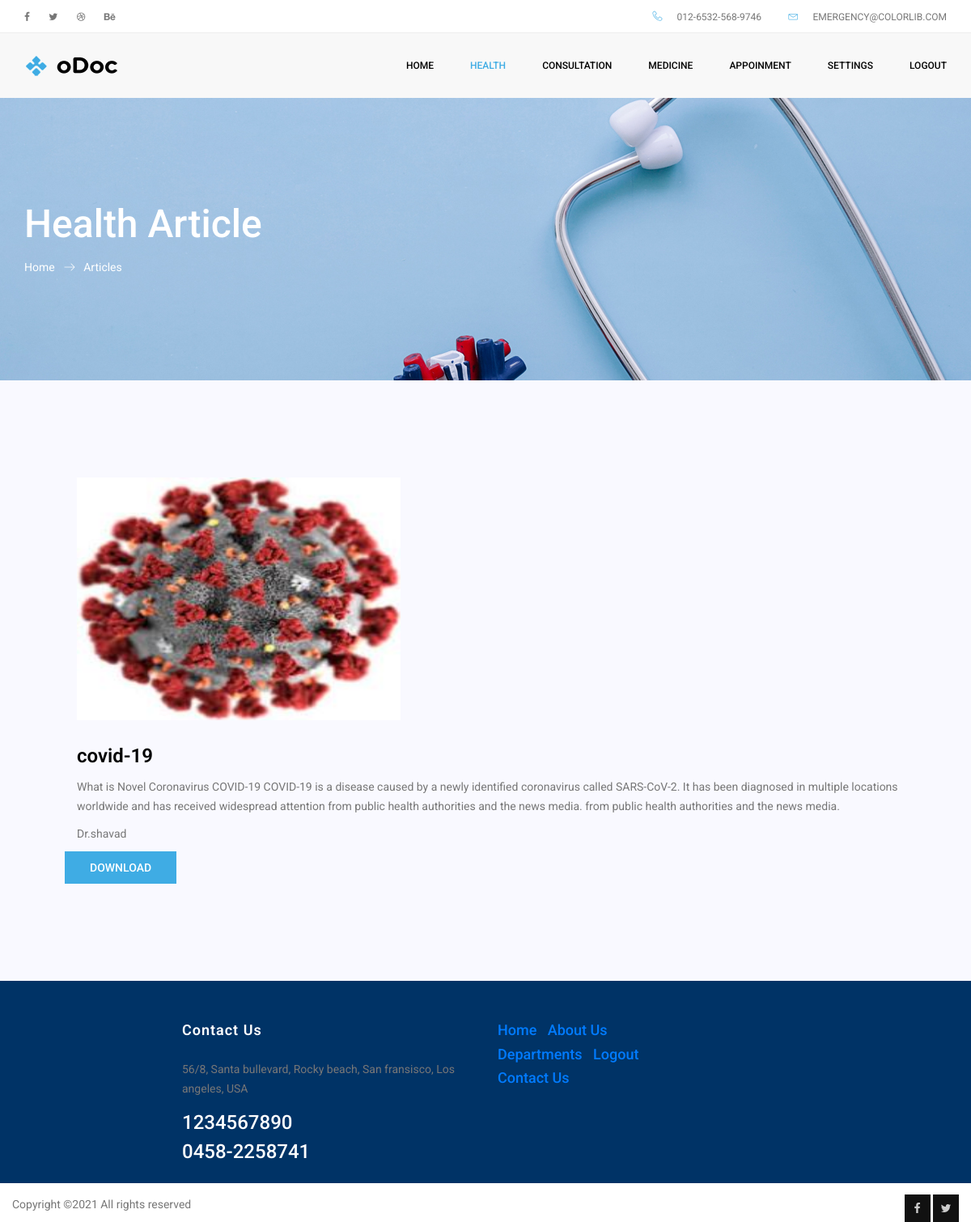
The app's page /patient/readmore.php?id=3 with its own data.
### tables this page shows
CREATE TABLE `article` (
  `aid` int(11) NOT NULL,
  `did` int(11) NOT NULL,
  `date` date NOT NULL,
  `title` varchar(50) NOT NULL,
  `description` varchar(1000) NOT NULL,
  `image` varchar(500) NOT NULL
);

CREATE TABLE `doctor_registration` (
  `id` int(11) NOT NULL,
  `name` varchar(30) NOT NULL,
  `specialization` varchar(30) NOT NULL,
  `age` int(11) NOT NULL,
  `gender` varchar(30) NOT NULL,
  `address` varchar(30) NOT NULL,
  `phone number` int(11) NOT NULL,
  `email` varchar(30) NOT NULL,
  `upload_certificate` varchar(30) NOT NULL,
  `image` varchar(500) NOT NULL,
  `qualification` varchar(20) NOT NULL,
  `username` varchar(20) NOT NULL,
  `password` varchar(30) NOT NULL,
  `status` varchar(20) NOT NULL
);

### patient/readmore.php (the view, shortened to what this page needs)
<!doctype html>
<html lang="en">
<head>
    <link rel="stylesheet" href="../css/bootstrap.css">
    <link rel="stylesheet" href="../vendors/linericon/style.css">
    <link rel="stylesheet" href="../css/font-awesome.min.css">
    <link rel="stylesheet" href="../vendors/owl-carousel/owl.carousel.min.css">
    <link rel="stylesheet" href="../vendors/lightbox/simpleLightbox.css">
    <link rel="stylesheet" href="../vendors/nice-select/css/nice-select.css">
    <link rel="stylesheet" href="../vendors/animate-css/animate.css">
    <link rel="stylesheet" href="../css/style.css">
    <link rel="stylesheet" href="../css/responsive.css">
</head>
<body>
    <section class="banner_area">
        <div class="banner_inner d-flex align-items-center">
            <div class="container">
                <div class="banner_content text-left">
                    <h2>Health Article</h2>
                    <div class="page_link">
                        <a href="patient_home.php">Home</a>
                        <a href="healtharticle.php">Articles</a>
                    </div>
                </div>
            </div>
        </div>
    </section>
    <?php
$con=mysqli_connect("localhost","root","","find_my_doctor");
$a=$_GET['id'];
$b="SELECT * FROM `article` WHERE aid='$a'";
$e=mysqli_query($con,$b);
if($r=mysqli_fetch_array($e))
{
?>
    <form method="post">
    <section class="blog_area single-post-area p_120">
        <div class="container">
            <div class="row">
                <div class="col-lg-12 posts-list">
                    <div class="single-post row" style="margin-left:50px"><?php
                    $c="SELECT * FROM `article` WHERE aid='$a' ";
							$ex=mysqli_query($con,$c);
							while($q=mysqli_fetch_array($ex))
							{
							?>
                            <div class="col-lg-12" >
                            <div class="feature-img" >
                                <img class="img-fluid" src="../image/<?php echo $q['image'];?>" style="height:300px; width:400px"  alt="">
                            </div>
                        </div>
							<?php
							}
							?>
                        <div class="col-lg-12 blog_details">
                            <h2><?php echo $r[3];?></h2>
                            <p class="excert">
                                <?php echo $r[4];?>
                            </p>
                            <?php
							$did=$r[1];
							$d="SELECT * FROM `doctor_registration` WHERE id='$did'";
							$x=mysqli_query($con,$d);
							if($m=mysqli_fetch_array($x))
							{
							?>
                            <p>Dr.<?php echo $m[1];?></p>
                        </div>
                        <input type="submit" value="DOWNLOAD"  name="DOWNLOAD" class="btn submit_btn">
                        </div>
                    </div>
            </div>
        </div>
    </section></form>
    <?php
	}
	}?>
	<header class="header_area">
		<div class="top_menu row m0">
			<div class="container">
				<div class="float-left">
					<ul class="left_side">
						<li>
							<a href="login.html">
								<i class="fa fa-facebook-f"></i>
							</a>
						</li>
						<li>
							<a href="login.html">
								<i class="fa fa-twitter"></i>
							</a>
						</li>
						<li>
							<a href="login.html">
								<i class="fa fa-dribbble"></i>
							</a>
						</li>
						<li>
							<a href="login.html">
								<i class="fa fa-behance"></i>
							</a>
						</li>
					</ul>
				</div>
				<div class="float-right">
					<ul class="right_side">
						<li>
							<a href="login.html">
								<i class="lnr lnr-phone-handset"></i>
								012-6532-568-9746
							</a>
						</li>
						<li>
							<a href="#">
								<i class="lnr lnr-envelope"></i>
								emergency@colorlib.com
							</a>
						</li>
					</ul>
				</div>
			</div>
		</div>
		<div class="main_menu">
			<nav class="navbar navbar-expand-lg navbar-light">
				<div class="container">
					<a class="navbar-brand logo_h" href="index.html">
						<img src="../img/logo1.png" alt="">
					</a>
					<div class="collapse navbar-collapse offset" id="navbarSupportedContent">
						<div class="row ml-0 w-100">
							<div class="col-lg-12 pr-0">
								<ul class="nav navbar-nav center_nav pull-right">
									<li class="nav-item " >
										<a class="nav-link" href="patient_home.php">Home</a>
									</li><li class="nav-item submenu dropdown active">
										<a href="#" class="nav-link dropdown-toggle" data-toggle="dropdown" role="button" aria-haspopup="true" aria-expanded="false">health</a>
									</li>
                                    <li class="nav-item submenu dropdown">
										<a href="#" class="nav-link dropdown-toggle" data-toggle="dropdown" role="button" aria-haspopup="true" aria-expanded="false">consultation</a>
									</li>
                                    <li class="nav-item submenu dropdown">
										<a href="#" class="nav-link dropdown-toggle" data-toggle="dropdown" role="button" aria-haspopup="true" aria-expanded="false">medicine</a>
									</li>
									 <li class="nav-item submenu dropdown">
										<a href="#" class="nav-link dropdown-toggle" data-toggle="dropdown" role="button" aria-haspopup="true" aria-expanded="false">Appoinment</a>
									</li>
                                    <li class="nav-item submenu dropdown">
										<a href="#" class="nav-link dropdown-toggle" data-toggle="dropdown" role="button" aria-haspopup="true" aria-expanded="false">Settings</a>
									</li>
									<li class="nav-item ">
										<a class="nav-link" href="../logout.php">logout</a>
									</li>
								</ul>
							</div>
						</div>
					</div>
				</div>
			</nav>
		</div>
	</header>
 <footer class="footer-area section_gap">
		<div class="container" style="height:150px">
			<div class="row">
				<div class="col-lg-2  col-md-6">
				</div>
				<div class="col-lg-4  col-md-6">
					<div class="single-footer-widget mail-chimp">
						<h6 class="mb-20">Contact Us</h6>
						<p>
							56/8, Santa bullevard, Rocky beach, San fransisco, Los angeles, USA
						</p>
						<h3>1234567890</h3>
						<h3>0458-2258741</h3>
					</div>
				</div>
				<div class="col-lg-6  col-md-12">
					<div class="single-footer-widget newsletter">
						<h4><a href="../index.php">Home</a>&nbsp;&nbsp;&nbsp;<a href="../about.php">About Us</a></h4>
                        <h4><a href="../department.php">Departments</a>&nbsp;&nbsp;&nbsp;<a href="../logout.php">Logout</a></h4>
                        <h4><a href="../contact.php">Contact Us</a></h4>
					</div>
				</div>
			</div>
			<div class="row footer-bottom d-flex justify-content-between" style="margin-top:-50px">
				<p class=" footer-text m-0">
Copyright &copy;<script>document.write(new Date().getFullYear());</script> All rights reserved
				</p>
				<div class=" footer-social" style="margin-left:100px">
					<a href="#">
						<i class="fa fa-facebook"></i>
					</a>
					<a href="#">
						<i class="fa fa-twitter"></i>
					</a>
				</div>
			</div>
		</div>
	</footer>
</body>
</html>

### records on screen
article: image (picture), title "covid-19", description "What is Novel Coronavirus COVID-19 COVID-19 is a disease caused by a newly identified coronavirus called SARS-CoV-2. It has been diagnosed in multiple locations worldwide and has received widespread attention from public health authorities and the news media. from public health authorities and the news media."
doctor_registration: name "shavad"
